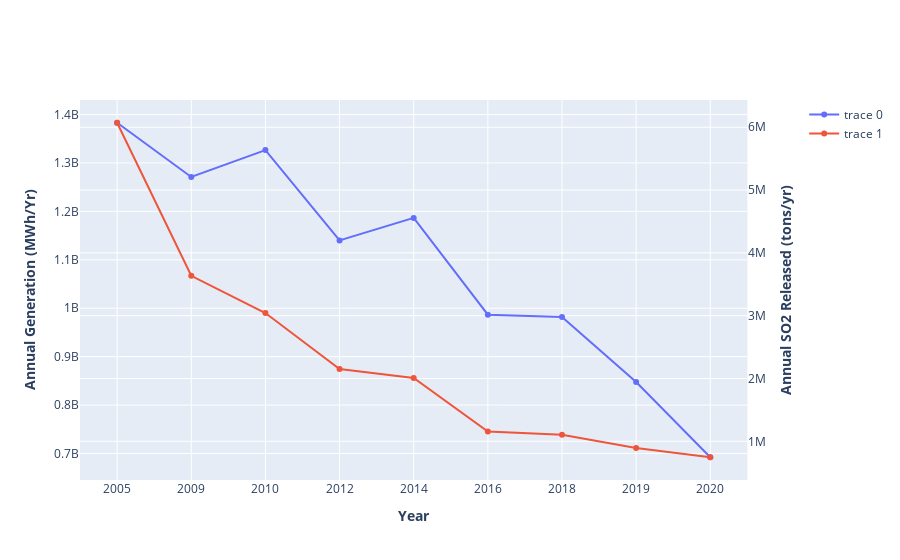

The code cell stored with this chart in its notebook:
### Code cell
#pivotDF.groupby('Year').sum()

from plotly.subplots import make_subplots

# Create figure with secondary y-axis
fig = make_subplots(specs=[[{"secondary_y": True}]])
fig.add_trace(go.Scatter(x=pivotDF.groupby('Year').sum().reset_index()['Year'], y=pivotDF.groupby('Year').sum().reset_index()["PLGENACL"]), secondary_y=False)
fig.add_trace(go.Scatter(x=pivotDF.groupby('Year').sum().reset_index()['Year'], y=pivotDF.groupby('Year').sum().reset_index()["PLSO2AN"],), secondary_y=True)

fig.update_yaxes(title_text="<b>Annual Generation (MWh/Yr)<b>", secondary_y=False)
fig.update_yaxes(title_text="<b>Annual SO2 Released (tons/yr)<b>", secondary_y=True)
fig.update_xaxes(title_text = '<b>Year<b>')

fig.show()

### Figure 1 — Plotly figure (JSON) as saved in the notebook; plotly's stock layout.template omitted (floating-point values rounded to 4 significant figures)
{"data": [{"type": "scatter", "x": ["2005", "2009", "2010", "2012", "2014", "2016", "2018", "2019", "2020"], "xaxis": "x", "y": [1383000000.0, 1271000000.0, 1327000000.0, 1140000000.0, 1187000000.0, 986600000.0, 981700000.0, 847700000.0, 692200000.0], "yaxis": "y"}, {"type": "scatter", "x": ["2005", "2009", "2010", "2012", "2014", "2016", "2018", "2019", "2020"], "xaxis": "x", "y": [6072000.0, 3635000.0, 3043000.0, 2150000.0, 2009000.0, 1157000.0, 1106000.0, 895400.0, 746400.0], "yaxis": "y2"}], "layout": {"xaxis": {"anchor": "y", "domain": [0, 0.94], "title": {"text": "<b>Year<b>"}}, "yaxis": {"anchor": "x", "domain": [0, 1], "title": {"text": "<b>Annual Generation (MWh/Yr)<b>"}}, "yaxis2": {"anchor": "x", "overlaying": "y", "side": "right", "title": {"text": "<b>Annual SO2 Released (tons/yr)<b>"}}}}
